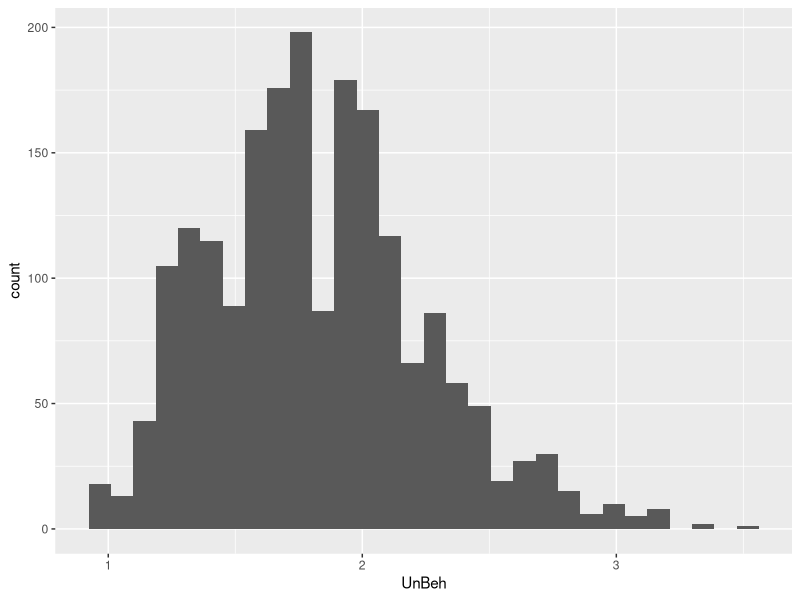
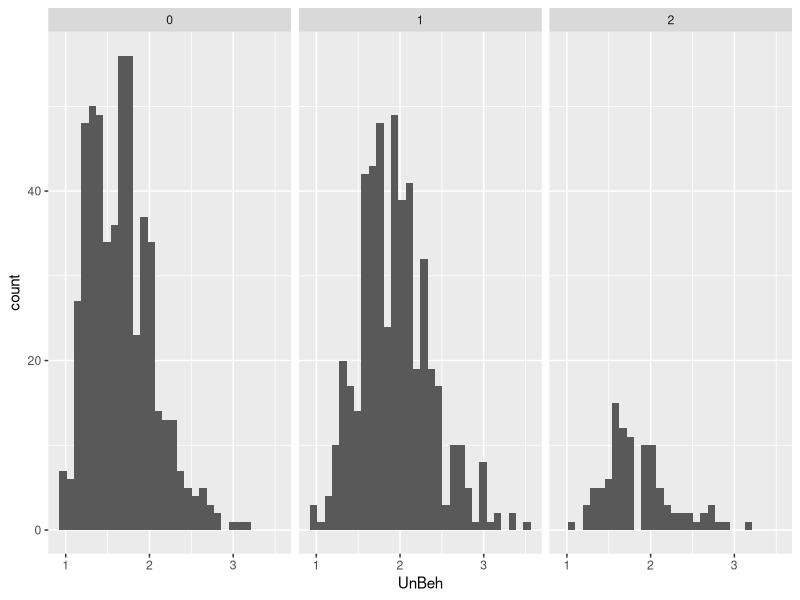
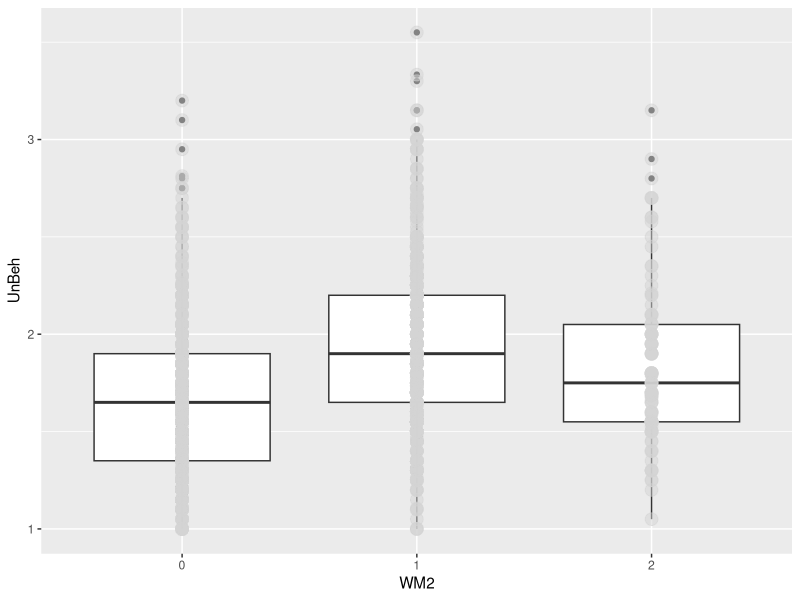
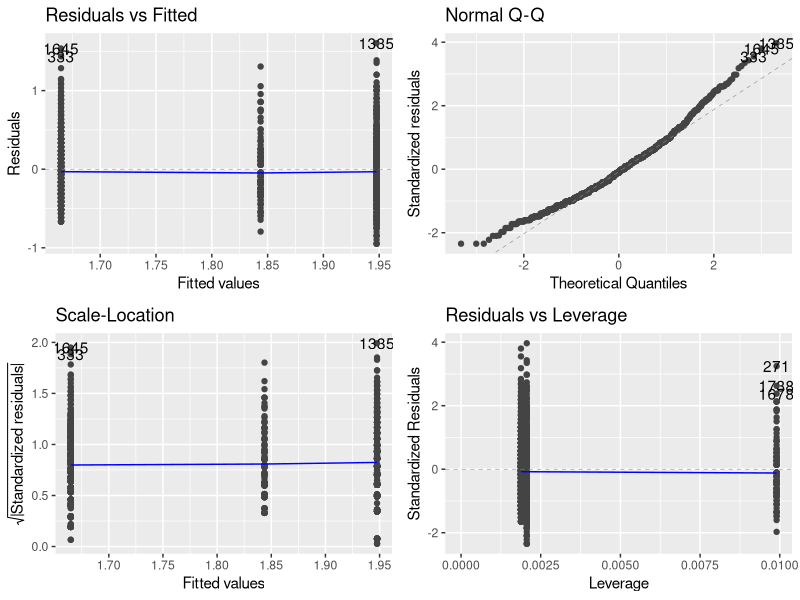
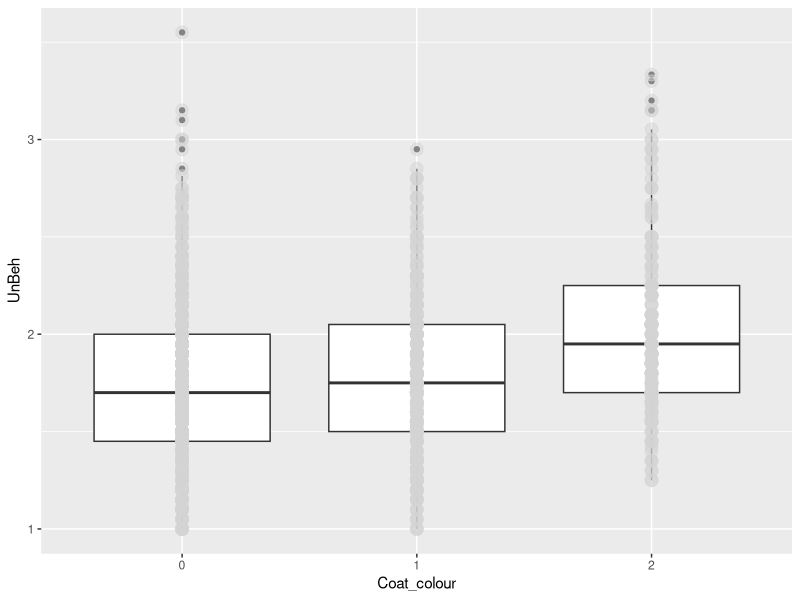
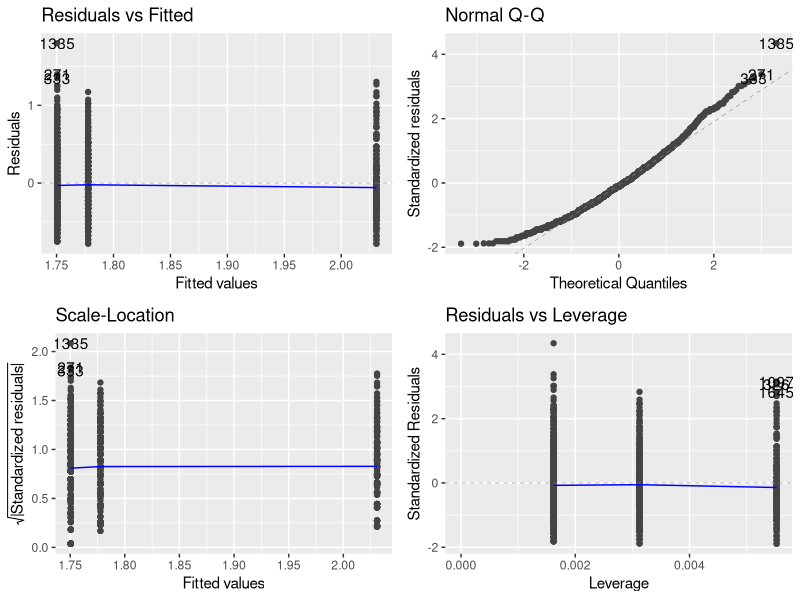
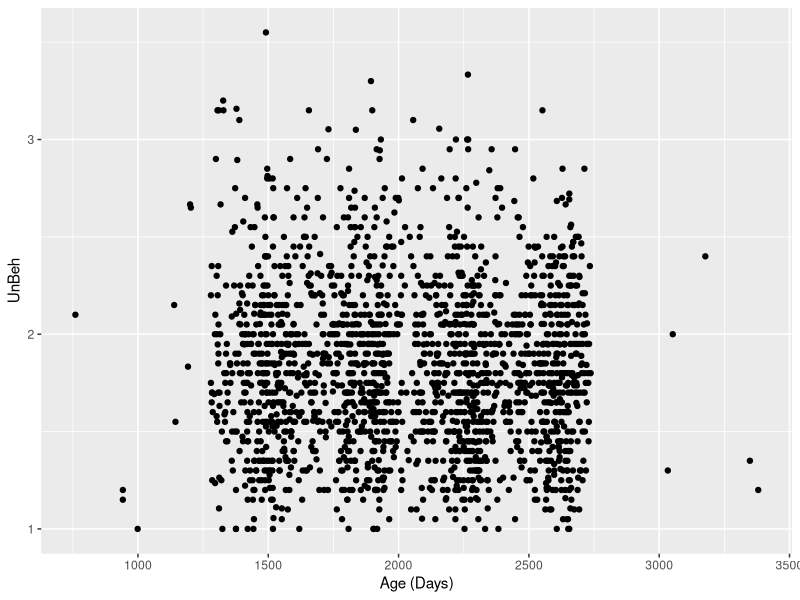
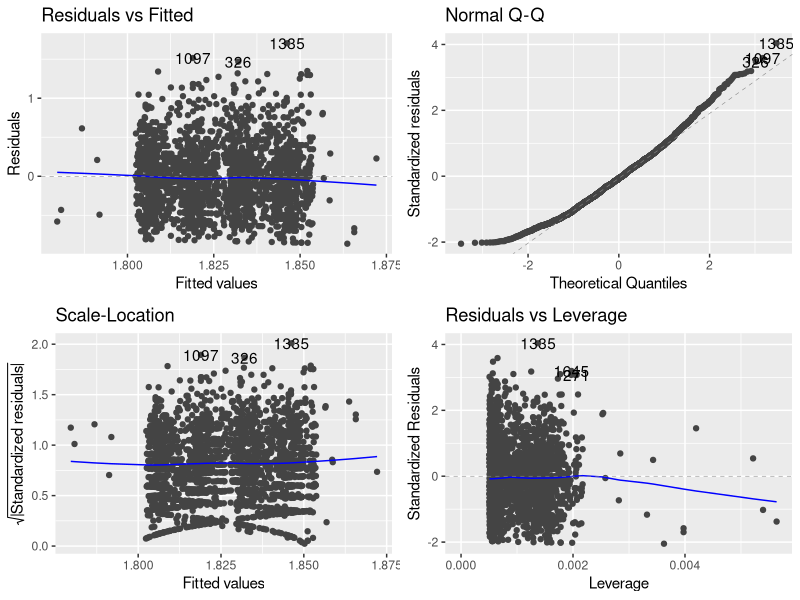

The R script that drew these images, in order:
## ---- chunk 1
rm(list = ls())
library(tidyverse)
library(here)
library(ggfortify)
## ---- chunk 2
DOG <- read.csv(here("Data", "Secor-Cap-Dap-data.csv"))
## ---- chunk 3
DOG$Fixed <- DOG$Gender_status %% 2
## ---- chunk 4
summary(DOG)
## ---- chunk 5
ggplot(DOG, aes(x = UnBeh)) + geom_histogram()
## ---- chunk 6
ggplot(data = na.omit(DOG), aes(x = UnBeh)) + geom_histogram() + facet_wrap(~WM2)
## ---- chunk 7
DOG$WM2 <- as.factor(DOG$WM2)
ggplot(data = na.omit(DOG), aes(y = UnBeh, x = WM2)) + geom_boxplot() + geom_point(size = 4, color = 'lightgrey', alpha = 0.5)
## ---- chunk 8
jvelm <- lm(UnBeh ~ WM2, data = na.omit(DOG))
autoplot(jvelm)
summary(jvelm)
## ---- chunk 9
DOG$Coat_colour <- as.factor(DOG$Coat_colour)
ggplot(data = na.omit(DOG), aes(y = UnBeh, x = Coat_colour)) + geom_boxplot() + geom_point(size = 4, color = 'lightgrey', alpha = 0.5)
## ---- chunk 10
ccvelm <- lm(UnBeh ~ Coat_colour, data = na.omit(DOG))
autoplot(ccvelm)
summary(ccvelm)
## ---- chunk 11
ggplot(DOG, aes(y = UnBeh, x = Age)) + geom_point() + xlab("Age (Days)")
## ---- chunk 12
avelm <- lm(UnBeh ~ Age, data = DOG)
autoplot(avelm)
## ---- chunk 13
anova(avelm)
summary(avelm) # Starts at Call:
## ---- chunk 14
DOG$Health <- as.factor(DOG$Health)
ggplot(DOG, aes(x = Health, y = UnBeh)) + geom_boxplot() + geom_point(size = 4, color = 'lightgrey', alpha = 0.5)
## ---- chunk 15
t.test(UnBeh ~ Health, data = DOG)
## ---- chunk 16
DOG$Gender_status <- as.factor(DOG$Gender_status)
ggplot(data = na.omit(DOG), aes(y = UnBeh, x = Gender_status)) + geom_boxplot() + geom_point(size = 4, color = 'lightgrey', alpha = 0.5)
## ---- chunk 17
gsvelm <- lm(UnBeh ~ Gender_status, data = na.omit(DOG))
autoplot(gsvelm)
summary(gsvelm)
## ---- chunk 18
DOG$Fixed <- as.factor(DOG$Fixed)
ggplot(DOG, aes(x = Fixed, y = UnBeh)) + geom_boxplot() + geom_point(size = 4, color = 'lightgrey', alpha = 0.5)
## ---- chunk 19
fvelm <- lm(UnBeh ~ Fixed, data = na.omit(DOG))
autoplot(fvelm)
summary(fvelm)
## ---- chunk 20
DOG$InOut <- as.factor(DOG$InOut)
ggplot(data = na.omit(DOG), aes(x = InOut, y = UnBeh)) + geom_boxplot() + geom_point(size = 4, color = 'lightgrey', alpha = 0.5)
## ---- chunk 21
iovelm <- lm(UnBeh ~ InOut, data = na.omit(DOG))
autoplot(iovelm)
summary(iovelm)
## ---- chunk 22
DOG$TimeEx <- as.factor(DOG$TimeEx)
ggplot(data = na.omit(DOG), aes(x = TimeEx, y = UnBeh)) + geom_boxplot() + geom_point(size = 4, color = 'lightgrey', alpha = 0.5)
## ---- chunk 23
tevelm <- lm(UnBeh ~ TimeEx, data = na.omit(DOG))
autoplot(tevelm)
summary(tevelm)
